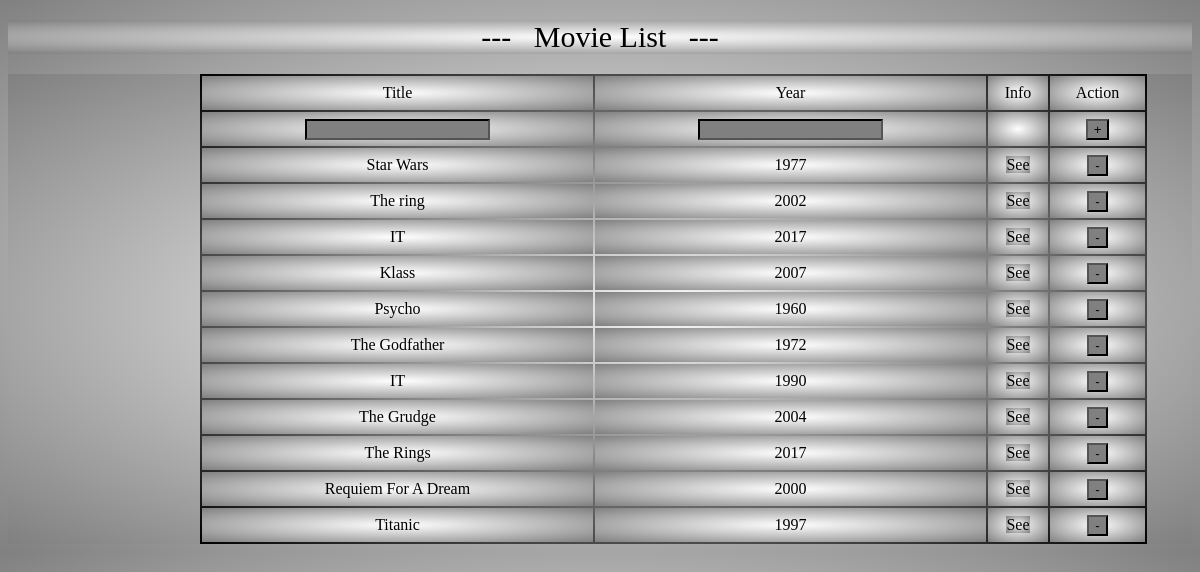
The page / on the database its author committed.
### movies/models.py (models this page shows, shortened)
class Movie(models.Model):
    title = models.CharField(max_length=50)
    year = models.IntegerField(default=None)
    class Meta:
        get_latest_by = 'id'

### movies/views.py (the view)
# urls.py: path('', v)
def v(request):
    d = request.GET
    try:
        if 'del' in d:
            m = Movie.objects.get(id=int(d['del']))
            m.delete()
        else:
            if str(d['title_data']) != str(Movie.objects.latest()):
                m = Movie(title=d['title_data'], year=d['year_data'])
                m.save()
    except:
        print('No query')
    posts = Movie.objects.all()
    return render(request, 'movies/base.html', {'posts': posts})

### movies/templates/movies/base.html (shortened to what this page needs)
{% load static %}
<!DOCTYPE html>
<html lang="en">
<head>
    <link type="text/css" rel="stylesheet" href="{% static 'movies/css/styles.css' %}">
</head>
<body>
    <div class="hd">
        <h1>---&nbsp&nbsp&nbspMovie List&nbsp&nbsp&nbsp---<h1>
    </div>
    <div class="tb">
      <table>
          <thead>
            <tr>
                <td>Title</td>
                <td>Year</td>
                <td>Info</td>
                <td>Action</td>
            </tr>
          </thead>
          <tbody>
                <tr>
                <form>
                    <td><input type="text" name="title_data"></td>
                    <td><input type='text' name="year_data"></td>
                    <td></td>
                    <td><input type="submit" value="+"></td>
                </form>
                </tr>
            {% for p in posts %}
            <tr>
                <form>
                <td>{{p.title}}</td>
                <td>{{p.year}}</td>
                <td><a target="_blank" href="https://www.kinopoisk.ru/index.php?kp_query={{p.title}}+{{p.year}}">See</a></td>
                     <td>
                         <input type="submit" value="-">
                     </td>
                 </form>
            </tr>
            {% endfor %}
          </tbody>
      </table>
    </div>
</body>
</html>

### movies/static/movies/css/styles.css (style rules this page uses)
* { text-align: center; border-color: black; background: radial-gradient(white, grey); font-weight: 500; }
table { block-align: center; width: 80%; height: 100%; margin-left: 12rem; margin-right: 10rem; background: radial-gradient(white, black); }
td { background: radial-gradient(white, grey); height: 2rem; }
a:link { color: black; width: 100rem; text-decoration: none; }
input { background: grey; }
div.hd { font-size: 15px; background: grey; }
form { height: 100%; width: 100%; background: grey; }

### rows shown on the page
Movie: title "Star Wars", year "1977"
Movie: title "The ring", year "2002"
Movie: title "IT", year "2017"
Movie: title "Klass", year "2007"
Movie: title "Psycho", year "1960"
Movie: title "The Godfather", year "1972"
Movie: title "IT", year "1990"
Movie: title "The Grudge", year "2004"
Movie: title "The Rings", year "2017"
Movie: title "Requiem For A Dream", year "2000"
Movie: title "Titanic", year "1997"
